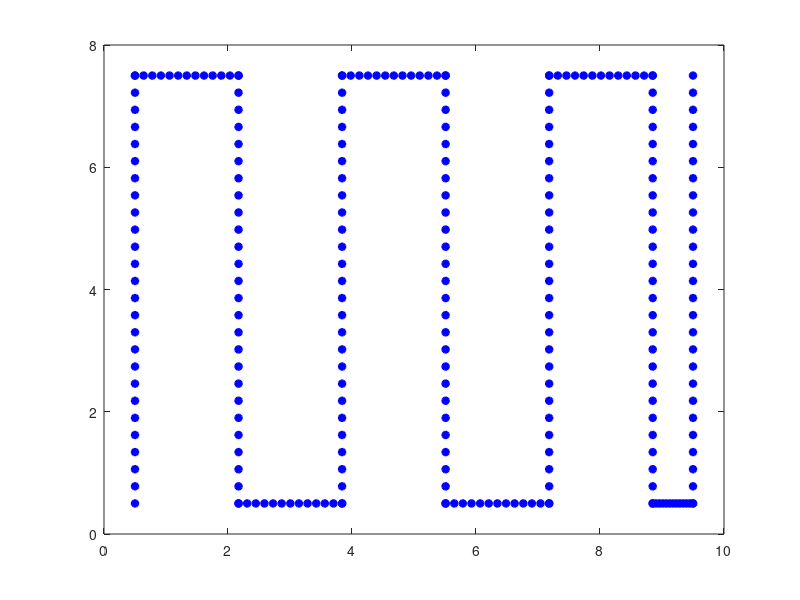

Here is the MATLAB script that generated this plot:
clear all
close all
clc

rob_diam    =       1;     %robot's size enlarged [m]
Np = 12+1;
onePeriod = [linspace(rob_diam/2,(8-rob_diam/2),2*Np),ones(1,Np)*(8-rob_diam/2)...
    ,linspace((8-rob_diam/2),rob_diam/2,2*Np),ones(1,Np)*rob_diam/2 ...
    ,linspace(rob_diam/2,(8-rob_diam/2),2*Np),ones(1,Np)*(8-rob_diam/2) ...
    ,linspace((8-rob_diam/2),rob_diam/2,2*Np),ones(1,Np)*rob_diam/2 ...
    ,linspace(rob_diam/2,(8-rob_diam/2),2*Np),ones(1,Np)*(8-rob_diam/2) ...
    ,linspace((8-rob_diam/2),rob_diam/2,2*Np),ones(1,Np)*rob_diam/2 ...
    ,linspace(rob_diam/2,(8-rob_diam/2),2*Np)];

t=[ones(1,2*Np)*rob_diam/2,linspace(rob_diam/2,1.67+rob_diam/2,Np),ones(1,2*Np)*(rob_diam/2+1.67)...
    ,linspace(rob_diam/2+1.67,rob_diam/2+1.67*2,Np),ones(1,2*Np)*(rob_diam/2+2*1.67) ...
    ,linspace(rob_diam/2+1.67*2,1.67*3+rob_diam/2,Np),ones(1,2*Np)*(rob_diam/2+3*1.67) ...
    ,linspace(rob_diam/2+3*1.67,1.67*4+rob_diam/2,Np),ones(1,2*Np)*(rob_diam/2+4*1.67) ...
    ,linspace(rob_diam/2+1.67*4,1.67*5+rob_diam/2,Np),ones(1,2*Np)*(rob_diam/2+1.67*5) ...
    ,linspace(rob_diam/2+1.67*5,10-rob_diam/2,Np),ones(1,2*Np)*(10-rob_diam/2)
    ];

plot(t, onePeriod, 'b*', 'LineWidth', 2);
path = [t',onePeriod'];
